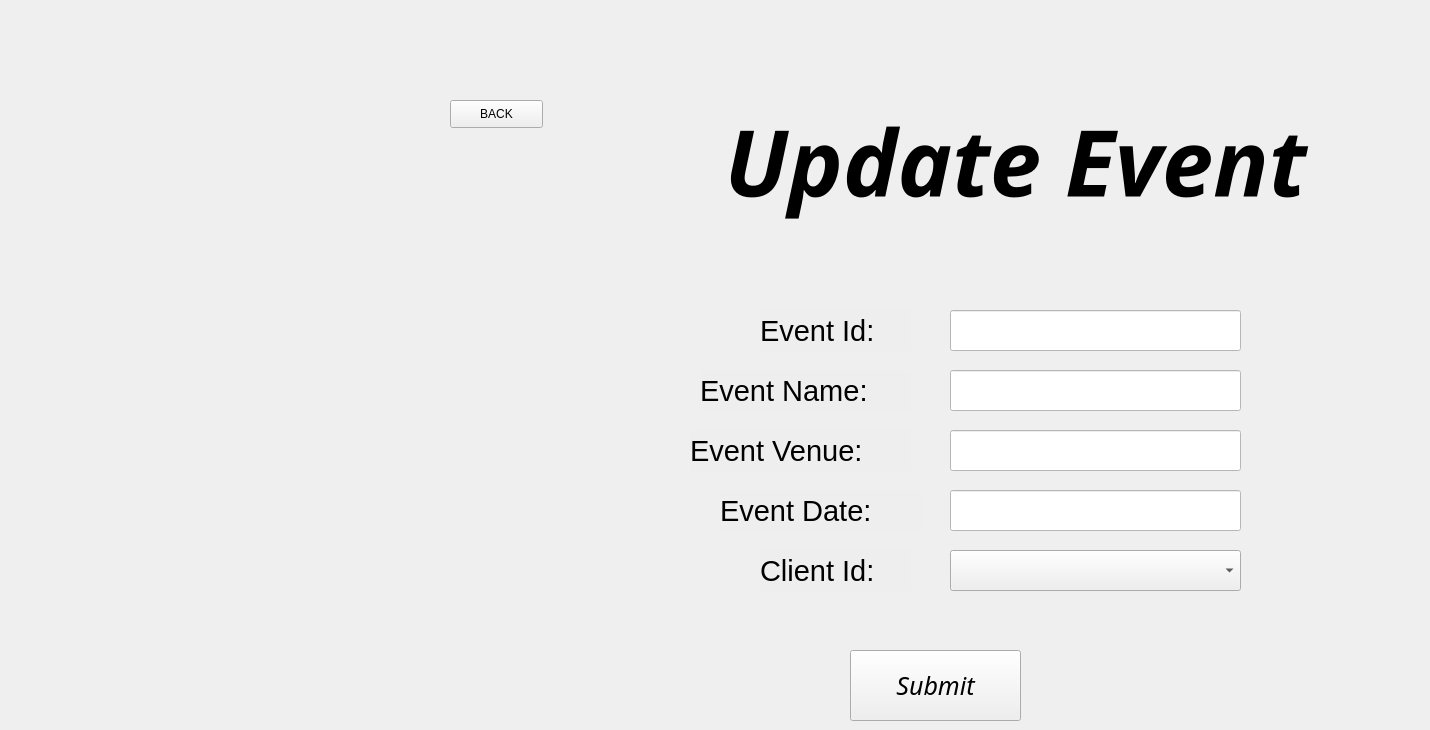
    <widget class="QWidget" name="UPDATEpageforEvent">
     <widget class="QPushButton" name="update_backbutton">
      <property name="geometry">
       <rect>
        <x>450</x>
        <y>100</y>
        <width>93</width>
        <height>28</height>
       </rect>
      </property>
      <property name="text">
       <string>BACK</string>
      </property>
     </widget>
     <widget class="QLineEdit" name="lineEdit_67">
      <property name="geometry">
       <rect>
        <x>950</x>
        <y>370</y>
        <width>291</width>
        <height>41</height>
       </rect>
      </property>
      <property name="font">
       <font>
        <pointsize>14</pointsize>
       </font>
      </property>
      <property name="styleSheet">
       <string notr="true">
background-color: white;</string>
      </property>
     </widget>
     <widget class="QLineEdit" name="lineEdit_68">
      <property name="geometry">
       <rect>
        <x>950</x>
        <y>430</y>
        <width>291</width>
        <height>41</height>
       </rect>
      </property>
      <property name="font">
       <font>
        <pointsize>14</pointsize>
       </font>
      </property>
      <property name="styleSheet">
       <string notr="true">
background-color: white;</string>
      </property>
     </widget>
     <widget class="QLabel" name="label_161">
      <property name="geometry">
       <rect>
        <x>760</x>
        <y>550</y>
        <width>151</width>
        <height>41</height>
       </rect>
      </property>
      <property name="font">
       <font>
        <pointsize>22</pointsize>
       </font>
      </property>
      <property name="styleSheet">
       <string notr="true">background-color:rgb(128,128,128,0.01);</string>
      </property>
      <property name="text">
       <string>Client Id:</string>
      </property>
     </widget>
     <widget class="QComboBox" name="comboBox_7">
      <property name="geometry">
       <rect>
        <x>950</x>
        <y>550</y>
        <width>291</width>
        <height>41</height>
       </rect>
      </property>
      <property name="styleSheet">
       <string notr="true"/>
      </property>
     </widget>
     <widget class="QPushButton" name="pushButton_15">
      <property name="geometry">
       <rect>
        <x>850</x>
        <y>650</y>
        <width>171</width>
        <height>71</height>
       </rect>
      </property>
      <property name="font">
       <font>
        <family>Poppins</family>
        <pointsize>19</pointsize>
        <weight>50</weight>
        <italic>true</italic>
        <bold>false</bold>
       </font>
      </property>
      <property name="text">
       <string>Submit</string>
      </property>
     </widget>
     <widget class="QLabel" name="label_162">
      <property name="geometry">
       <rect>
        <x>760</x>
        <y>310</y>
        <width>151</width>
        <height>41</height>
       </rect>
      </property>
      <property name="font">
       <font>
        <pointsize>22</pointsize>
       </font>
      </property>
      <property name="styleSheet">
       <string notr="true">background-color:rgb(128,128,128,0.01);</string>
      </property>
      <property name="text">
       <string>Event Id:</string>
      </property>
     </widget>
     <widget class="QLabel" name="label_163">
      <property name="geometry">
       <rect>
        <x>690</x>
        <y>430</y>
        <width>221</width>
        <height>41</height>
       </rect>
      </property>
      <property name="font">
       <font>
        <pointsize>22</pointsize>
       </font>
      </property>
      <property name="styleSheet">
       <string notr="true">background-color:rgb(128,128,128,0.01);</string>
      </property>
      <property name="text">
       <string>Event Venue:</string>
      </property>
     </widget>
     <widget class="QLabel" name="label_164">
      <property name="geometry">
       <rect>
        <x>700</x>
        <y>370</y>
        <width>211</width>
        <height>41</height>
       </rect>
      </property>
      <property name="font">
       <font>
        <pointsize>22</pointsize>
       </font>
      </property>
      <property name="styleSheet">
       <string notr="true">background-color:rgb(128,128,128,0.01);</string>
      </property>
      <property name="text">
       <string>Event Name:</string>
      </property>
     </widget>
     <widget class="QLabel" name="label_165">
      <property name="geometry">
       <rect>
        <x>610</x>
        <y>100</y>
        <width>811</width>
        <height>121</height>
       </rect>
      </property>
      <property name="font">
       <font>
        <family>JasmineUPC</family>
        <pointsize>69</pointsize>
        <weight>75</weight>
        <italic>true</italic>
        <bold>true</bold>
       </font>
      </property>
      <property name="styleSheet">
       <string notr="true">background-color: rgb(128, 128, 128, 0.001);</string>
      </property>
      <property name="text">
       <string>Update Event</string>
      </property>
      <property name="alignment">
       <set>Qt::AlignCenter</set>
      </property>
     </widget>
     <widget class="QLineEdit" name="lineEdit_69">
      <property name="geometry">
       <rect>
        <x>950</x>
        <y>310</y>
        <width>291</width>
        <height>41</height>
       </rect>
      </property>
      <property name="font">
       <font>
        <pointsize>14</pointsize>
       </font>
      </property>
      <property name="styleSheet">
       <string notr="true">
background-color: white;</string>
      </property>
     </widget>
     <widget class="QLabel" name="label_166">
      <property name="geometry">
       <rect>
        <x>720</x>
        <y>490</y>
        <width>201</width>
        <height>41</height>
       </rect>
      </property>
      <property name="font">
       <font>
        <pointsize>22</pointsize>
       </font>
      </property>
      <property name="styleSheet">
       <string notr="true">background-color:rgb(128,128,128,0.01);</string>
      </property>
      <property name="text">
       <string>Event Date:</string>
      </property>
     </widget>
     <widget class="QLineEdit" name="lineEdit_70">
      <property name="geometry">
       <rect>
        <x>950</x>
        <y>490</y>
        <width>291</width>
        <height>41</height>
       </rect>
      </property>
      <property name="font">
       <font>
        <pointsize>14</pointsize>
       </font>
      </property>
      <property name="styleSheet">
       <string notr="true">
background-color: white;</string>
      </property>
     </widget>
    </widget>
